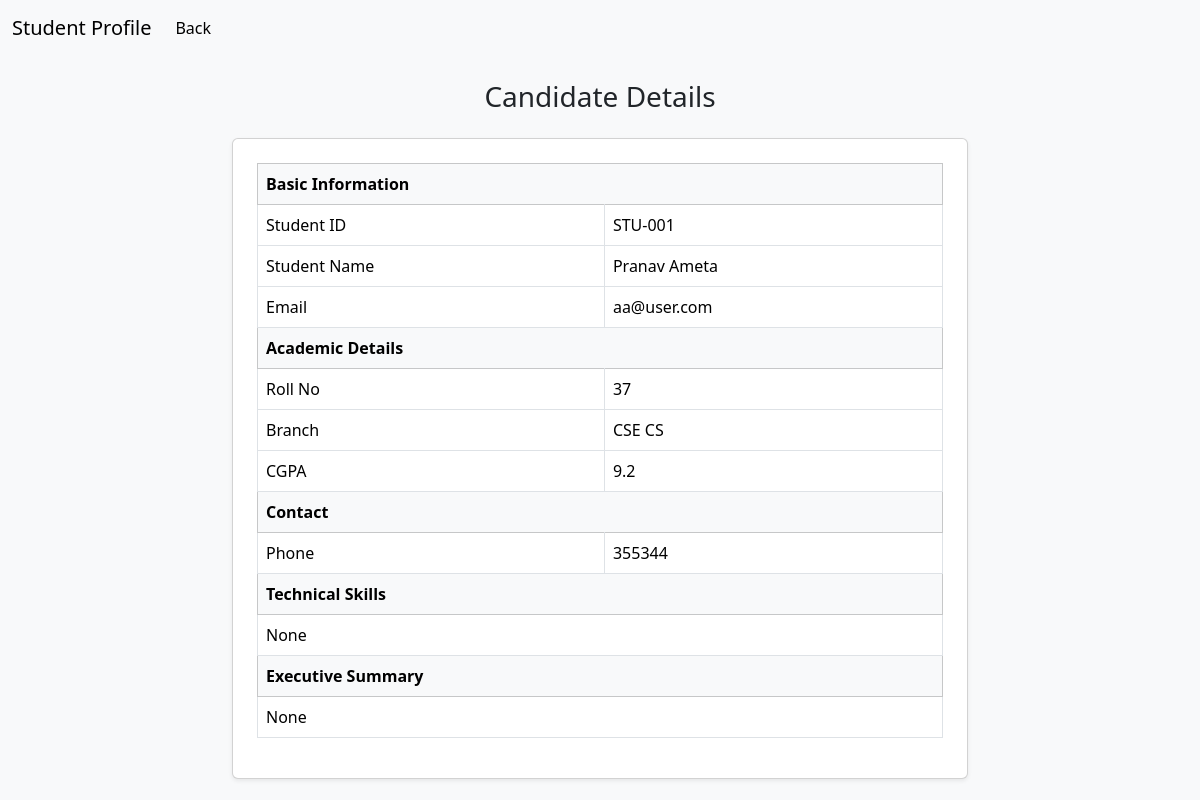
The page /student/profile/2 on the database as committed earlier.
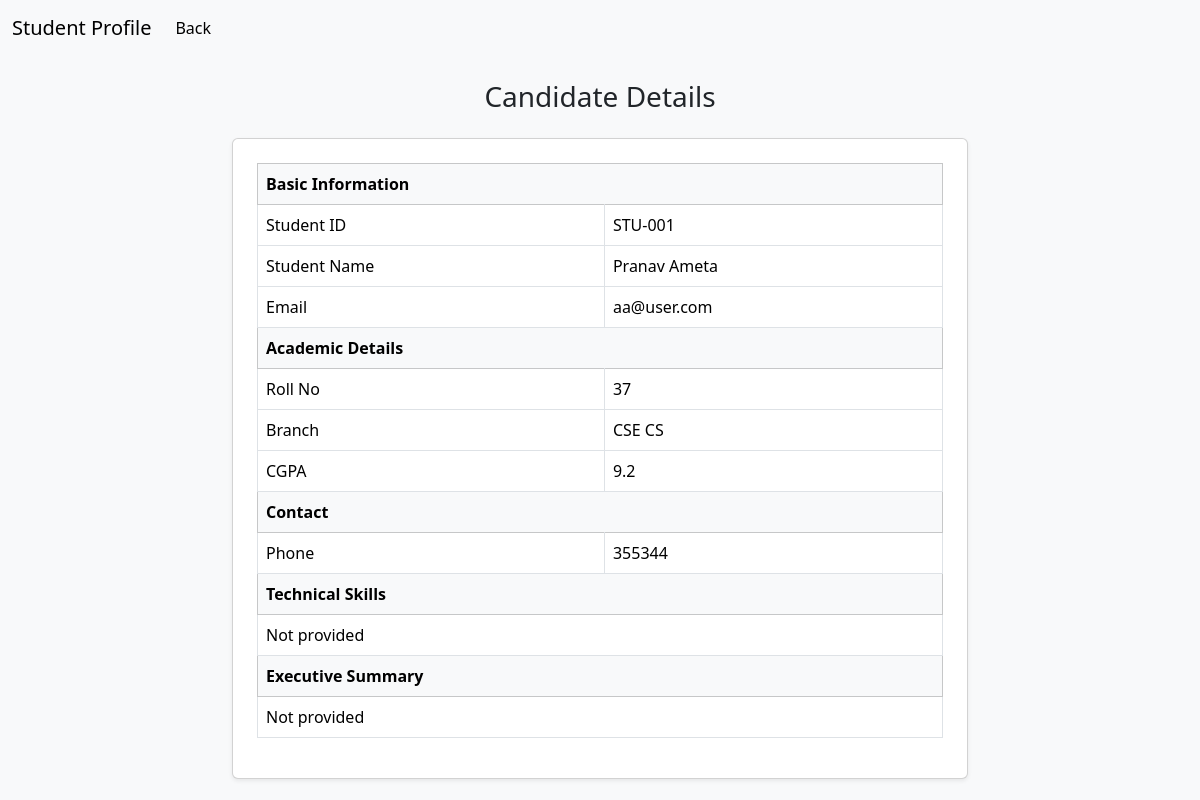
The same page on the database as committed later.
### application/models.py (models this page shows)
class StudentProfile(db.Model):
    __tablename__ = "student_profile"
    id = db.Column(db.Integer(), primary_key=True)
    user_id = db.Column(db.Integer(), db.ForeignKey('user.id'))
    name = db.Column(db.String())
    cgpa = db.Column(db.Float())
    roll_no = db.Column(db.String())
    contact_no = db.Column(db.String())
    branch = db.Column(db.String())
    summary = db.Column(db.String())
    skills = db.Column(db.String())

class User(db.Model):
    __tablename__ = "user"
    id = db.Column(db.Integer(), primary_key=True)
    username = db.Column(db.String(), unique=True, nullable=False)
    email = db.Column(db.String(), unique=True, nullable=False)
    password = db.Column(db.String(), nullable=False)
    role = db.Column(db.String(), nullable=False)
    status = db.Column(db.String(), default="active")

### application/controllers.py (the view)
@app.route("/student/profile/<int:user_id>")
def view_student_profile(user_id):
    user = User.query.get(user_id)
    profile = StudentProfile.query.filter_by(user_id=user_id).first()
    return render_template(
        "view_profile.html",
        user=user,
        profile=profile)

### templates/view_profile.html (shortened to what this page needs)
<!DOCTYPE html>
<html lang="en">
<head>
    <link rel="stylesheet" href="/static/style.css">
    <link href="https://cdn.jsdelivr.net/npm/bootstrap@5.3.8/dist/css/bootstrap.min.css" rel="stylesheet">
</head>
<body>
<body class="bg-light">
<nav class="navbar navbar-expand-lg bg-body-tertiary">
    <div class="container-fluid">
        <a class="navbar-brand">Student Profile</a>
        <ul class="navbar-nav me-auto">
            <li class="nav-item">
                <a class="nav-link active"
                    href="{% if session.get('role') == 'admin' %}
                                /admin/students
                        {% elif session.get('role') == 'company' %}
                                /company/dashboard
                        {% else %}
                                /student/dashboard
                        {% endif %}">
                    Back
                    </a>
            </li>
        </ul>
    </div>
</nav>
<div class="container py-4">
    <div class="row justify-content-center">
        <div class="col-lg-8">
            <h3 class="text-center mb-4">Candidate Details</h3>
            <div class="card shadow-sm p-4">
                <table class="table table-bordered align-middle">
                    <tr class="table-light">
                        <th colspan="2">Basic Information</th>
                    </tr>
                    <tr>
                        <td>Student ID</td>
                        <td>STU-{{ "%03d"|format(profile.user_id - 1) }}</td>
                    </tr>
                    <tr>
                        <td>Student Name</td>
                        <td>{{ profile.name }}</td>
                    </tr>
                    <tr>
                        <td>Email</td>
                        <td>{{ user.email }}</td>
                    </tr>
                    <tr class="table-light">
                        <th colspan="2">Academic Details</th>
                    </tr>
                    <tr>
                        <td>Roll No</td>
                        <td>{{ profile.roll_no }}</td>
                    </tr>
                    <tr>
                        <td>Branch</td>
                        <td>{{ profile.branch }}</td>
                    </tr>
                    <tr>
                        <td>CGPA</td>
                        <td>{{ profile.cgpa }}</td>
                    </tr>
                    <tr class="table-light">
                        <th colspan="2">Contact</th>
                    </tr>
                    <tr>
                        <td>Phone</td>
                        <td>{{ profile.contact_no or "Not provided" }}</td>
                    </tr>
                    <tr class="table-light">
                        <th colspan="2">Technical Skills</th>
                    </tr>
                    <tr>
                        <td colspan="2">{{ profile.skills or "Not provided" }}</td>
                    </tr>
                    <tr class="table-light">
                        <th colspan="2">Executive Summary</th>
                    </tr>
                    <tr>
                        <td colspan="2">{{ profile.summary or "Not provided" }}</td>
                    </tr>
                </table>
            </div>
        </div>
    </div>
</div>
</body>
</html>

### static/style.css (style rules this page uses)
* { margin:0px; }

Rows that differ between the two databases and show on the page:
changed StudentProfile "Pranav Ameta": skills "None" → "Not provided"; summary "None" → "Not provided"
